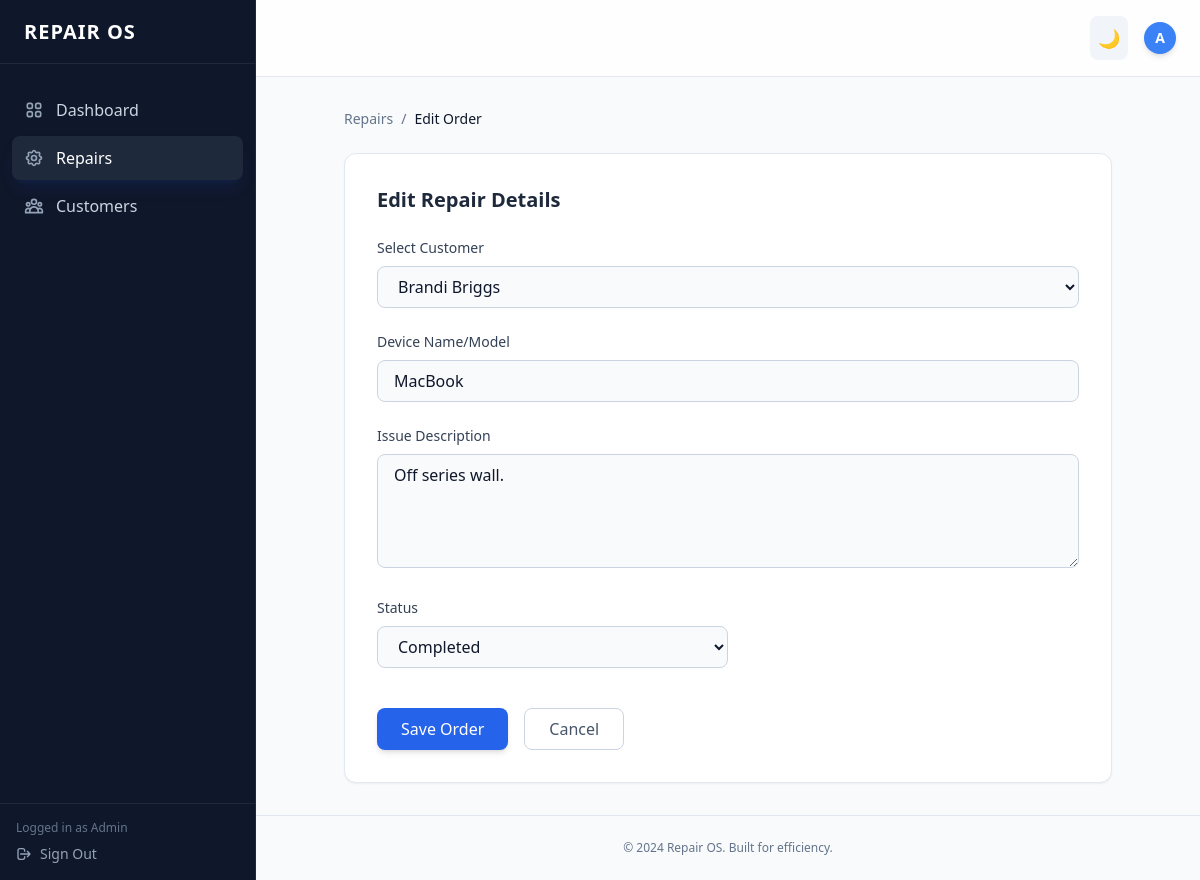
Screenshot of /repairs/edit/5 (signed in) with the database file from the repository.
### app/models/repair.py (models this page shows)
class RepairOrder(db.Model):
    id = db.Column(db.Integer, primary_key=True)
    customer_id = db.Column(db.Integer, db.ForeignKey('customer.id'), nullable=False)
    device = db.Column(db.String(100), nullable=False)
    issue_description = db.Column(db.Text, nullable=False)
    status = db.Column(db.String(50), default='Pending')
    created_at = db.Column(db.DateTime, server_default=db.func.now())
    customer = db.relationship('Customer', backref=db.backref('repair_orders', lazy=True))

### app/models/customer.py (models this page shows)
class Customer(db.Model):
    id = db.Column(db.Integer, primary_key=True)
    name = db.Column(db.String(100), nullable=False)
    email = db.Column(db.String(120), unique=True, nullable=True)
    phone = db.Column(db.String(20), nullable=False)
    created_at = db.Column(db.DateTime, server_default=db.func.now())

### app/routes/repair_order.py (the view, shortened to what this page needs)
@repair_bp.route("/edit/<int:id>", methods=["GET", "POST"])
def edit_repair(id):
    if "user_id" not in session:
        return redirect(url_for("auth.login"))
    repair = RepairOrder.query.get_or_404(id)
    customers = Customer.query.all()
    return render_template("repairs/form.html", repair=repair, customers=customers, action="Edit")

### app/templates/repairs/form.html (shortened to what this page needs)
{% extends "base.html" %}
{% block content %}
<div class="max-w-3xl mx-auto space-y-6">
    <nav class="flex text-sm text-slate-500">
        <a href="{{ url_for('repair.list_repairs') }}" class="hover:text-blue-500">Repairs</a>
        <span class="mx-2">/</span>
        <span class="text-slate-900 dark:text-white font-medium">{{ action }} Order</span>
    </nav>
    <div class="bg-white dark:bg-slate-900 p-8 rounded-xl shadow-sm border border-slate-200 dark:border-slate-800">
        <h2 class="text-xl font-bold mb-6 text-slate-800 dark:text-white">{{ action }} Repair Details</h2>
        <form method="post" class="space-y-6">
            <div>
                <label class="block text-sm font-medium text-slate-700 dark:text-slate-300 mb-2">Select Customer</label>
                <select name="customer_id" required class="w-full px-4 py-2 rounded-lg border border-slate-300 dark:border-slate-700 bg-slate-50 dark:bg-slate-800 focus:ring-2 focus:ring-blue-500 outline-none dark:text-white">
                    {% for c in customers %}
                    <option value="{{ c.id }}" {% if repair and repair.customer_id == c.id %}selected{% endif %}>
                        {{ c.name }}
                    </option>
                    {% endfor %}
                </select>
            </div>
            <div>
                <label class="block text-sm font-medium text-slate-700 dark:text-slate-300 mb-2">Device Name/Model</label>
                <input name="device" type="text" required value="{{ repair.device if repair else '' }}"
                       placeholder="e.g. iPhone 13 Pro Max"
                       class="w-full px-4 py-2 rounded-lg border border-slate-300 dark:border-slate-700 bg-slate-50 dark:bg-slate-800 focus:ring-2 focus:ring-blue-500 outline-none dark:text-white">
            </div>
            <div>
                <label class="block text-sm font-medium text-slate-700 dark:text-slate-300 mb-2">Issue Description</label>
                <textarea name="issue_description" rows="4" required placeholder="Describe the problem..."
                          class="w-full px-4 py-2 rounded-lg border border-slate-300 dark:border-slate-700 bg-slate-50 dark:bg-slate-800 focus:ring-2 focus:ring-blue-500 outline-none dark:text-white">{{ repair.issue_description if repair else '' }}</textarea>
            </div>
            <div>
                <label class="block text-sm font-medium text-slate-700 dark:text-slate-300 mb-2">Status</label>
                <select name="status" class="w-full md:w-1/2 px-4 py-2 rounded-lg border border-slate-300 dark:border-slate-700 bg-slate-50 dark:bg-slate-800 focus:ring-2 focus:ring-blue-500 outline-none dark:text-white">
                    <option {% if repair and repair.status == 'Completed' %}selected{% endif %}>Completed</option>
                </select>
            </div>
            <div class="pt-4 flex gap-4">
                <button type="submit" class="bg-blue-600 hover:bg-blue-700 text-white px-6 py-2 rounded-lg font-medium transition shadow-md">
                    Save Order
                </button>
                <a href="{{ url_for('repair.list_repairs') }}" class="px-6 py-2 rounded-lg border border-slate-300 dark:border-slate-700 text-slate-600 dark:text-slate-400 hover:bg-slate-50 dark:hover:bg-slate-800 transition">
                    Cancel
                </a>
            </div>
        </form>
    </div>
</div>
{% endblock %}

### rows the page displays
RepairOrder: customer_id "Brandi Briggs", device "MacBook", issue_description "Off series wall.", status "Completed"

### other values shown
{{ action }} "Edit"
